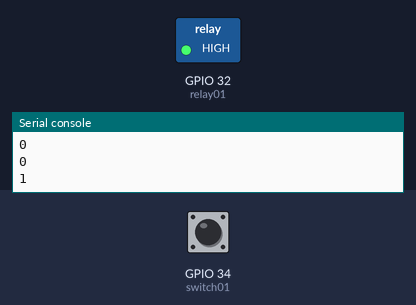
The program below on a simulated ESP32 board running MicroPython. Shown: switched loads named in the program (green lamp = pin HIGH), the last lines printed to the serial console. The test bench sets the inputs (shaded band); at power-on: GPIO 34 (switch01) HIGH.

Above: at 1.2 s.
1.3 s: GPIO 34 (switch01) pulled LOW for 0.15 s
At 1.37 s:
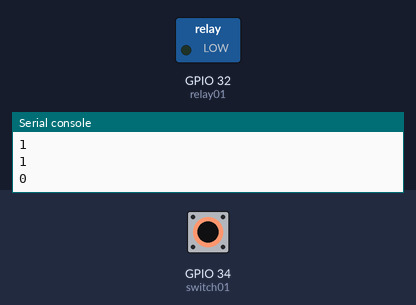
2.9 s: GPIO 34 (switch01) pulled LOW for 3.2 s
At 7.2 s:
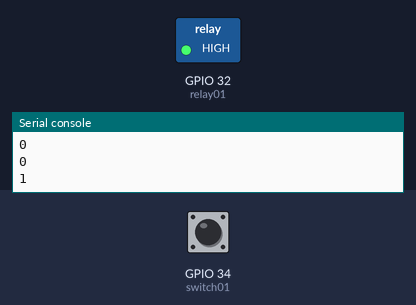
Timing chart, 0 to 8.7 s (numbered marks = the images above; inputs shaded):
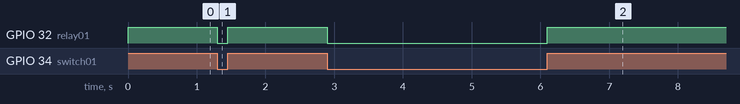

The program:

experimental1.py
```python
import sys, time
import machine

relay01=machine.Pin(32,machine.Pin.OUT)

switch01=machine.Pin(34,machine.Pin.IN)

switch01_flag = 0
print(switch01_flag)

while True:
    #relay01.value(not switch01.value())
    if not switch01.value() == 0:
        if switch01_flag == 0:
            print(switch01_flag)
            relay01.value(1)
            switch01_flag = 1
            print(switch01_flag)

    if not switch01.value() == 1:
        if switch01_flag == 1:
            print(switch01_flag)
            relay01.value(0)
            switch01_flag = 0
            print(switch01_flag)
```

Measured:
- after the input at 1.3 s, GPIO 32 (relay01): HIGH → LOW at once, → HIGH 0.15 s later
- after the input at 2.9 s, GPIO 32 (relay01): HIGH → LOW at once, → HIGH 3.2 s later
